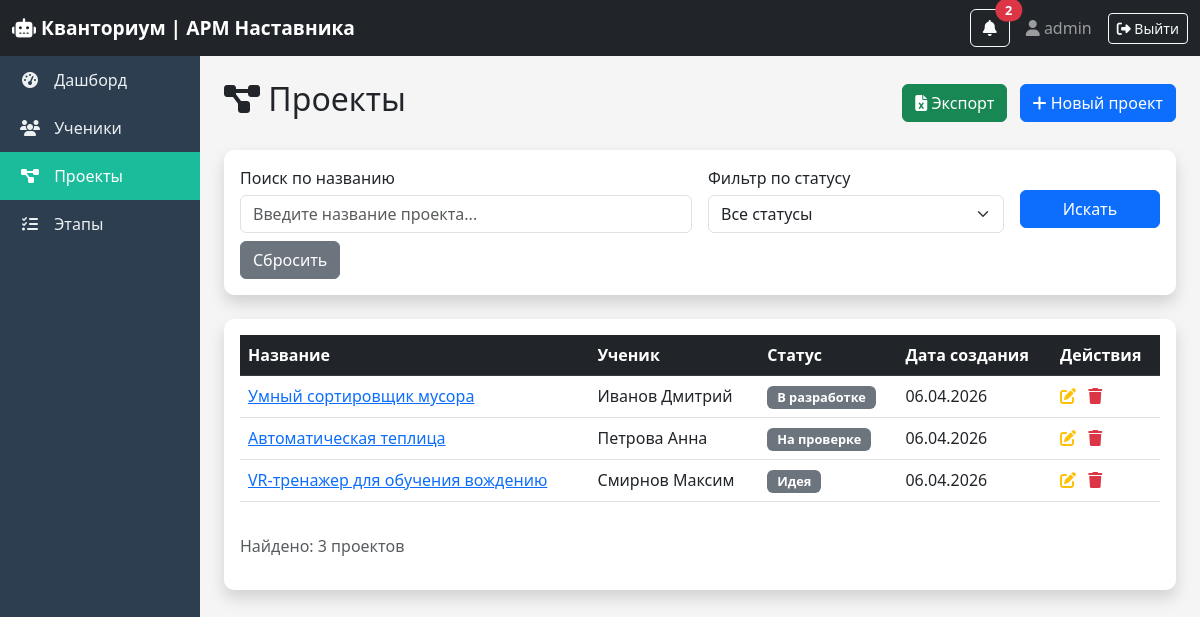
The page /projects/ (signed in) on the database as committed earlier.
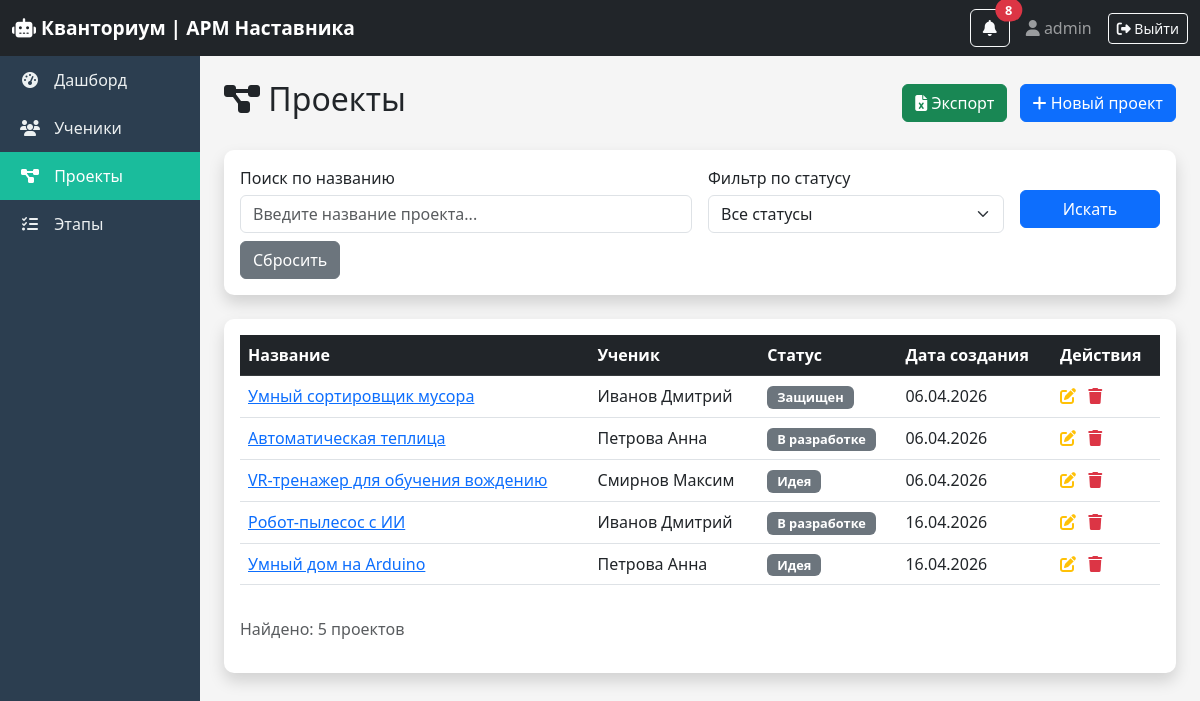
The same page on the database as committed later.
### core/models.py (models this page shows, shortened)
class Project(models.Model):
    STATUS_CHOICES = [
        ('idea', 'Идея'),
        ('development', 'В разработке'),
        ('review', 'На проверке'),
        ('completed', 'Завершен'),
        ('defended', 'Защищен'),
    ]
    name = models.CharField(max_length=200, verbose_name="Название проекта")
    description = models.TextField(verbose_name="Описание")
    student = models.ForeignKey(Student, on_delete=models.CASCADE, verbose_name="Обучающийся")
    status = models.CharField(max_length=20, choices=STATUS_CHOICES, default='idea', verbose_name="Статус")
    created_at = models.DateTimeField(auto_now_add=True, verbose_name="Дата создания")
    updated_at = models.DateTimeField(auto_now=True, verbose_name="Дата обновления")
    class Meta:
        verbose_name = "Проект"
        verbose_name_plural = "Проекты"

class Student(models.Model):
    last_name = models.CharField(max_length=50, verbose_name="Фамилия")
    first_name = models.CharField(max_length=50, verbose_name="Имя")
    middle_name = models.CharField(max_length=50, blank=True, verbose_name="Отчество")
    group_name = models.CharField(max_length=50, verbose_name="Направление")  # группа
    mentor = models.ForeignKey(Mentor, on_delete=models.SET_NULL, null=True, verbose_name="Наставник")
    enrollment_date = models.DateField(verbose_name="Дата поступления")
    class Meta:
        verbose_name = "Обучающийся"
        verbose_name_plural = "Обучающиеся"

### core/views.py (the view)
# urls.py: path('projects/', views.project_list, name='project_list'),
@login_required
def project_list(request):
    projects = Project.objects.all()
    current_mentor = get_user_mentor(request)
    is_superuser = request.user.is_superuser
    is_methodist = request.user.groups.filter(name='Методист').exists()
    can_edit = user_can_edit(request)
    mentor_filter = request.GET.get('mentor_filter', '')
    if is_methodist or mentor_filter == 'all':
        projects = Project.objects.all()
    elif mentor_filter and mentor_filter != 'my':
        try:
            projects = projects.filter(student__mentor_id=int(mentor_filter))
        except:
            pass
    else:
        if not is_superuser and current_mentor:
            projects = projects.filter(student__mentor=current_mentor)
    search_query = request.GET.get('search', '')
    if search_query:
        projects = projects.filter(name__icontains=search_query)
    status_filter = request.GET.get('status', '')
    if status_filter:
        projects = projects.filter(status=status_filter)
    status_choices = Project.STATUS_CHOICES
    mentors = Mentor.objects.all()
    context = {
        'projects': projects,
        'search_query': search_query,
        'status_filter': status_filter,
        'status_choices': status_choices,
        'mentors': mentors,
        'mentor_filter': mentor_filter,
        'is_superuser': is_superuser,
        'can_edit': can_edit,
        'is_methodist': is_methodist,
    }
    return render(request, 'core/project_list.html', context)

### core/views.py (called while the page is built)
def get_user_mentor(request):
    if not request.user.is_authenticated:
        return None
    try:
        return request.user.mentor
    except:
        return None

def user_can_edit(request):
    if request.user.is_superuser:
        return True
    if request.user.username == 'metodist':
        return False
    return True

### core/templates/core/project_list.html (shortened to what this page needs)
{% extends 'core/base.html' %}
{% block content %}
<div class="d-flex justify-content-between align-items-center mb-4">
    <h2><i class="fas fa-project-diagram"></i> Проекты</h2>
    <div>
        {% if user.is_superuser or user.username != 'metodist' %}
        <a href="{% url 'export_projects_excel' %}" class="btn btn-success">
            <i class="fas fa-file-excel"></i> Экспорт
        </a>
        <a href="{% url 'project_create' %}" class="btn btn-primary ms-2">
            <i class="fas fa-plus"></i> Новый проект
        </a>
        {% endif %}
    </div>
</div>
<div class="card shadow mb-4">
    <div class="card-body">
        <form method="get" class="row g-3">
            <div class="col-md-6">
                <label for="search" class="form-label">Поиск по названию</label>
                <input type="text" name="search" id="search" class="form-control"
                       placeholder="Введите название проекта..." value="{{ search_query }}">
            </div>
            <div class="col-md-4">
                <label for="status" class="form-label">Фильтр по статусу</label>
                <select name="status" id="status" class="form-select">
                    <option value="">Все статусы</option>
                </select>
            </div>
            <div class="col-md-2">
                <button type="submit" class="btn btn-primary w-100 mt-4">Искать</button>
            </div>
        </form>
        <div class="row mt-2">
            <div class="col-12">
                <a href="{% url 'project_list' %}" class="btn btn-secondary">Сбросить</a>
            </div>
        </div>
    </div>
</div>
<div class="card shadow">
    <div class="card-body">
        <div class="table-wrapper">
            <table class="table table-hover">
                <thead class="table-dark">
                    <tr>
                        <th>Название</th>
                        <th>Ученик</th>
                        <th>Статус</th>
                        <th>Дата создания</th>
                        <th>Действия</th>
                    </tr>
                </thead>
                <tbody>
                    {% for project in projects %}
                    <tr>
                        <td><a href="{% url 'project_detail' project.id %}">{{ project.name }}</a></td>
                        <td>{{ project.student.last_name }} {{ project.student.first_name }}</a></td>
                        <td><span class="badge bg-secondary">{{ project.get_status_display }}</span></a></td>
                        <td>{{ project.created_at|date:"d.m.Y" }}</a></td>
                        {% if user.is_superuser or user.username != 'metodist' %}
                        <td class="text-nowrap">
                            <a href="{% url 'project_edit' project.id %}" class="text-warning me-2"><i class="fas fa-edit"></i></a>
                            <a href="{% url 'project_delete' project.id %}" class="text-danger"><i class="fas fa-trash"></i></a>
                        </a></td>
                        {% else %}
                        <td class="text-muted text-center">—</a></td>
                        {% endif %}
                    </tr>
                    {% empty %}
                    <tr>
                        <td colspan="5" class="text-center">Нет проектов</a></td>
                    </tr>
                    {% endfor %}
                </tbody>
            </table>
        </div>
        <p class="text-muted mt-3">Найдено: {{ projects|length }} проектов</p>
    </div>
</div>
{% endblock %}

### core/templates/core/base.html (shortened to what this page needs)
<!DOCTYPE html>
<html lang="ru">
<head>
    <link href="https://cdn.jsdelivr.net/npm/bootstrap@5.3.0/dist/css/bootstrap.min.css" rel="stylesheet">
    <link rel="stylesheet" href="https://cdnjs.cloudflare.com/ajax/libs/font-awesome/6.4.0/css/all.min.css">
</head>
<body>
    <nav class="navbar navbar-dark bg-dark">
        <div class="container-fluid">
            <a class="navbar-brand" href="{% url 'dashboard' %}"><i class="fas fa-robot"></i> Кванториум | АРМ Наставника</a>
            <div class="d-flex align-items-center">
                <div class="dropdown me-3">
                    <button type="button" class="btn btn-outline-light position-relative" data-bs-toggle="dropdown">
                        <i class="fas fa-bell"></i>
                        {% if urgent_notifications_count > 0 %}
                        <span class="position-absolute top-0 start-100 translate-middle badge rounded-pill bg-danger animate-pulse">{{ urgent_notifications_count }}</span>
                        {% endif %}
                    </button>
                </div>
                <span class="navbar-text me-3"><i class="fas fa-user"></i> {{ user.first_name|default:user.username }}</span>
                <a href="{% url 'logout' %}" class="btn btn-outline-light btn-sm"><i class="fas fa-sign-out-alt"></i> Выйти</a>
            </div>
        </div>
    </nav>
    <div class="container-fluid">
        <div class="row">
            <div class="col-12 col-md-2 p-0 sidebar">
                <div class="nav flex-column flex-md-column flex-row flex-wrap">
                    <a class="nav-link" href="{% url 'dashboard' %}"><i class="fas fa-tachometer-alt"></i> Дашборд</a>
                    <a class="nav-link" href="{% url 'student_list' %}"><i class="fas fa-users"></i> Ученики</a>
                    <a class="nav-link" href="{% url 'project_list' %}"><i class="fas fa-project-diagram"></i> Проекты</a>
                    <a class="nav-link" href="{% url 'stage_list' %}"><i class="fas fa-tasks"></i> Этапы</a>
                </div>
            </div>
            <div class="col-12 col-md-10 p-4 main-content">{% block content %}{% endblock %}</div>
        </div>
    </div>
</body>
</html>

### core/templates/core/base.html (style rules this page uses)
* { margin: 0; padding: 0; box-sizing: border-box; }
body { background-color: #f5f5f5; font-family: 'Segoe UI', Tahoma, Geneva, Verdana, sans-serif; }
.navbar-brand { font-weight: bold; font-size: 1.2rem; }
.sidebar { min-height: calc(100vh - 56px); background-color: #2c3e50; transition: all 0.3s ease; }
.sidebar .nav-link { color: #ecf0f1; padding: 12px 20px; transition: all 0.3s ease; white-space: nowrap; }
.sidebar .nav-link i { margin-right: 10px; width: 20px; text-align: center; }
.sidebar .nav-link.active { background-color: #1abc9c; color: white; }
.main-content { min-height: calc(100vh - 56px); background-color: #f5f5f5; }
.table-wrapper { overflow-x: auto; -webkit-overflow-scrolling: touch; }
.table-wrapper table { min-width: 600px; width: 100%; }
.table th { white-space: nowrap; }
.animate-pulse { animation: pulse 1.5s infinite; }
.form-label { font-weight: 500; margin-bottom: 5px; }
.card { border: none; border-radius: 10px; }
.card.shadow { box-shadow: 0 5px 15px rgba(0,0,0,0.08); }
.badge { font-size: 0.8rem; padding: 5px 10px; }

Rows that differ between the two databases and show on the page:
changed Project "Умный сортировщик мусора": status "В разработке" → "Защищен"
changed Project "Автоматическая теплица": status "На проверке" → "В разработке"
added Project: name "Робот-пылесос с ИИ", student.last_name "Иванов", student.first_name "Дмитрий", status "В разработке", created_at "16.04.2026"
added Project: name "Умный дом на Arduino", student.last_name "Петрова", student.first_name "Анна", status "Идея", created_at "16.04.2026"
Other text that changed with them:
{{ urgent_notifications_count }}: "2" → "8"
{{ projects|length }}: "3" → "5"
